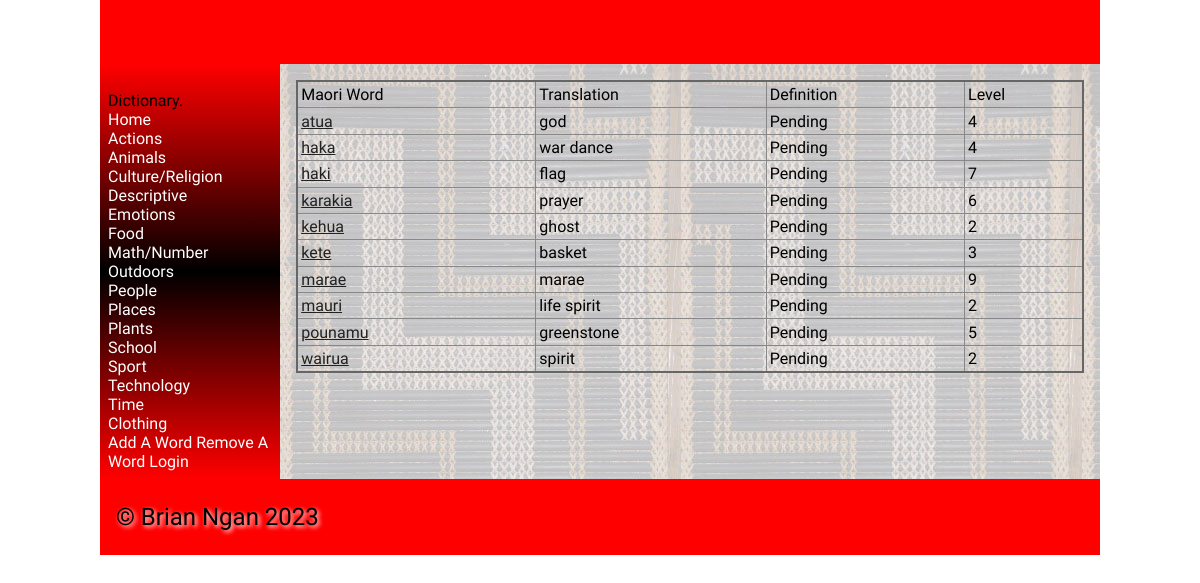
/category/3, run on an earlier commit of the app's database.
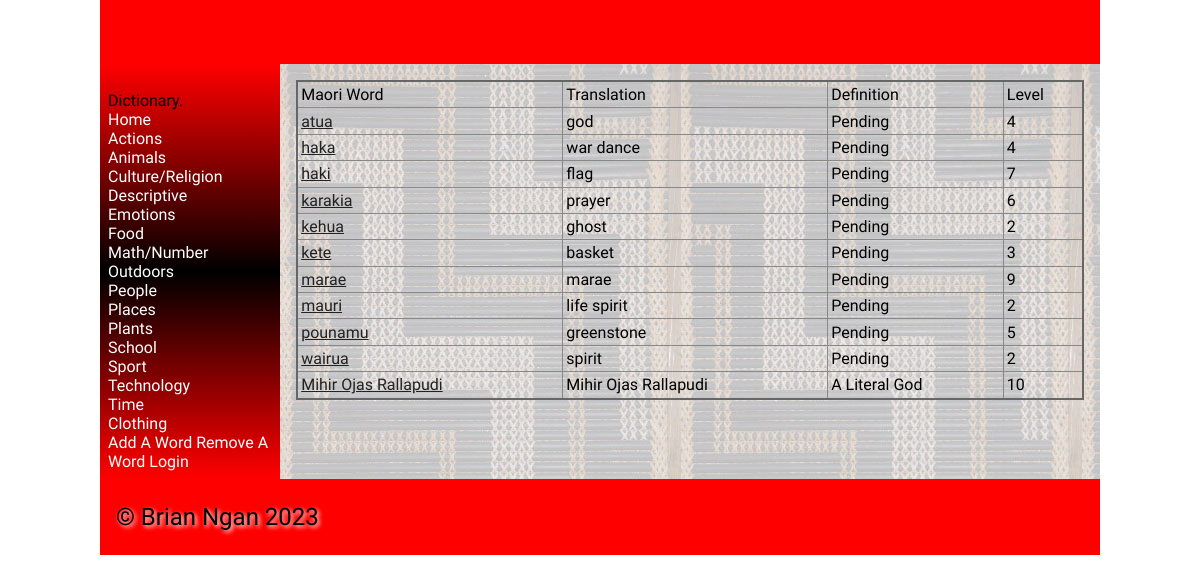
And on a later commit of the database.
### tables this page shows
CREATE TABLE categories
(
    id       integer
        primary key autoincrement,
    category varchar(30)
);

CREATE TABLE "vocab_list"
(
    id                  integer
        primary key autoincrement,
    maori_word          varchar default 30,
    english_translation varchar default 30,
    category            integer,
    definition          varchar default 500,
    level               integer,
    image               varchar(60),
    author              integer,
    last_edit_time      varchar(50)
);

### flaskProject/app.py (the view)
@app.route('/category/<cat_id>')
def render_words(cat_id):
    con = create_connection(DATABASE)
    cur = con.cursor()
    query = "SELECT * FROM vocab_list WHERE category = ?"
    cur.execute(query, (cat_id,))
    words_list = cur.fetchall()
    return render_template('dictionary.html', logged_in=logged_in_checker(), categories=get_all_category(),
                           words=words_list)

### flaskProject/app.py (called while the page is built)
def create_connection(db_file):
    try:
        connection = sqlite3.connect(db_file)
        return connection
    except Error as e:
        print(e)
    return None

def logged_in_checker():
    if session.get('email') is None:
        return None
    elif session.get('user_type') == 1:
        return 0
    elif session.get('user_type') == 2:
        return 1

def get_all_category():
    con = create_connection(DATABASE)
    cur = con.cursor()
    query = "SELECT * FROM categories"
    cur.execute(query, )
    return cur.fetchall()

### flaskProject/templates/dictionary.html (shortened to what this page needs)
{% extends "base.html" %}
{% block main %}
<div class="word-block">
    <table>
        <thead>
            <tr>
                <td>Maori Word</td>
                <td>Translation</td>
                <td>Definition</td>
                <td>Level</td>
            </tr>
        </thead>
        <tbody>
        {% for word in words %}
            <tr>
                <td><a href="/worddisplay/{{word[0]}}">{{ word[1] }}</a></td>
                <td>{{ word[2] }}</td>
                <td>{{ word[4] }}</td>
                <td>{{ word[5] }}</td>
            </tr>
        {% endfor %}
        </tbody>
    </table>
</div>
{% endblock %}

### flaskProject/templates/base.html (shortened to what this page needs)
<!doctype html>
<html lang="en">
<head>
	<link href="{{ url_for('static', filename='css/style.css') }}" rel="stylesheet">
</head>
<body>
	<div id="container">
		<header>
			<h1>{% block heading %}{% endblock %}</h1>
		</header>
		<nav>
			<div class="container">
				<div class="navbar-brand">Dictionary.</div>
					<div class="navbar-links">
						<a href="/">Home</a><br>
                        {% for category in categories %}
                        <a href="/category/{{ category[0] }}">{{ category[1] }}</a><br>
                        {% endfor %}
						<a href="/addword">Add A Word</a>
						<a href="/removeword">Remove A Word</a>
						{% if logged_in == None %}
						<a href="/login">Login</a>
						{% else %}
						<a href="/login">Switch Accounts</a>
						{%endif%}
					</div>
			</div>
		</nav>
		<main>
            {% block main%}{% endblock %}
        </main>
		<footer>
			<p>
				&copy; Brian Ngan 2023
			</p>
		</footer>
	</div>
</body>
</html>

What changed in the data, as far as the page shows it:
added vocab_list: maori_word "Mihir Ojas Rallapudi", english_translation "Mihir Ojas Rallapudi", definition "A Literal God", level "10"
